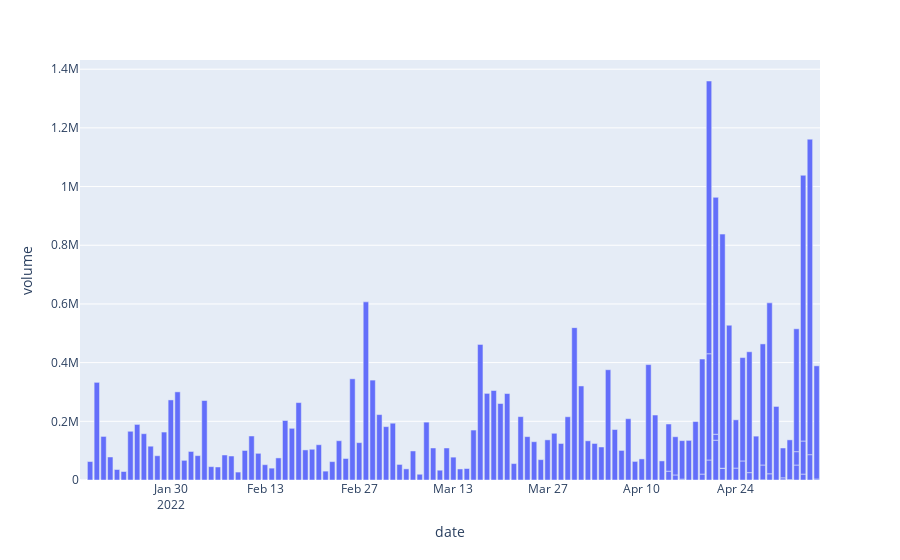

The notebook cell saved with this chart:
### Markdown cell above
curve-optimism

### Code cell
volcrvop = crvop.Query.dailySwapVolumeSnapshots(
    first = 2000,
    orderBy = crvop.DailySwapVolumeSnapshot.timestamp,
    orderDirection = 'desc'
)

crvop.DailySwapVolumeSnapshot.datetime = SyntheticField(
    lambda date: str(datetime.fromtimestamp(date).strftime('%Y-%m-%d')),
    SyntheticField.STRING,
    crvop.DailySwapVolumeSnapshot.timestamp
)

dcrvop = sg.query_df([volcrvop.volumeUSD,volcrvop.datetime])

figcrvop = px.bar(dcrvop, x= "dailySwapVolumeSnapshots_datetime",y = "dailySwapVolumeSnapshots_volumeUSD") 

figcrvop.update_layout(
    xaxis_title="date",
    yaxis_title="volume",
)

### Figure 1 — Plotly figure (JSON) as saved in the notebook; plotly's stock layout.template omitted (floating-point values rounded to 4 significant figures; data arrays with more than 128 entries replaced by an {"elided": "..."} marker saying what was removed)
{"data": [{"alignmentgroup": "True", "hovertemplate": "dailySwapVolumeSnapshots_datetime=%{x}<br>dailySwapVolumeSnapshots_volumeUSD=%{y}<extra></extra>", "legendgroup": "", "marker": {"color": "#636efa", "pattern": {"shape": ""}}, "name": "", "offsetgroup": "", "orientation": "v", "showlegend": false, "textposition": "auto", "type": "bar", "x": {"elided": "137 str values"}, "xaxis": "x", "y": {"elided": "137 float values"}, "yaxis": "y"}], "layout": {"barmode": "relative", "legend": {"tracegroupgap": 0}, "margin": {"t": 60}, "xaxis": {"anchor": "y", "domain": [0, 1], "title": {"text": "date"}}, "yaxis": {"anchor": "x", "domain": [0, 1], "title": {"text": "volume"}}}}
